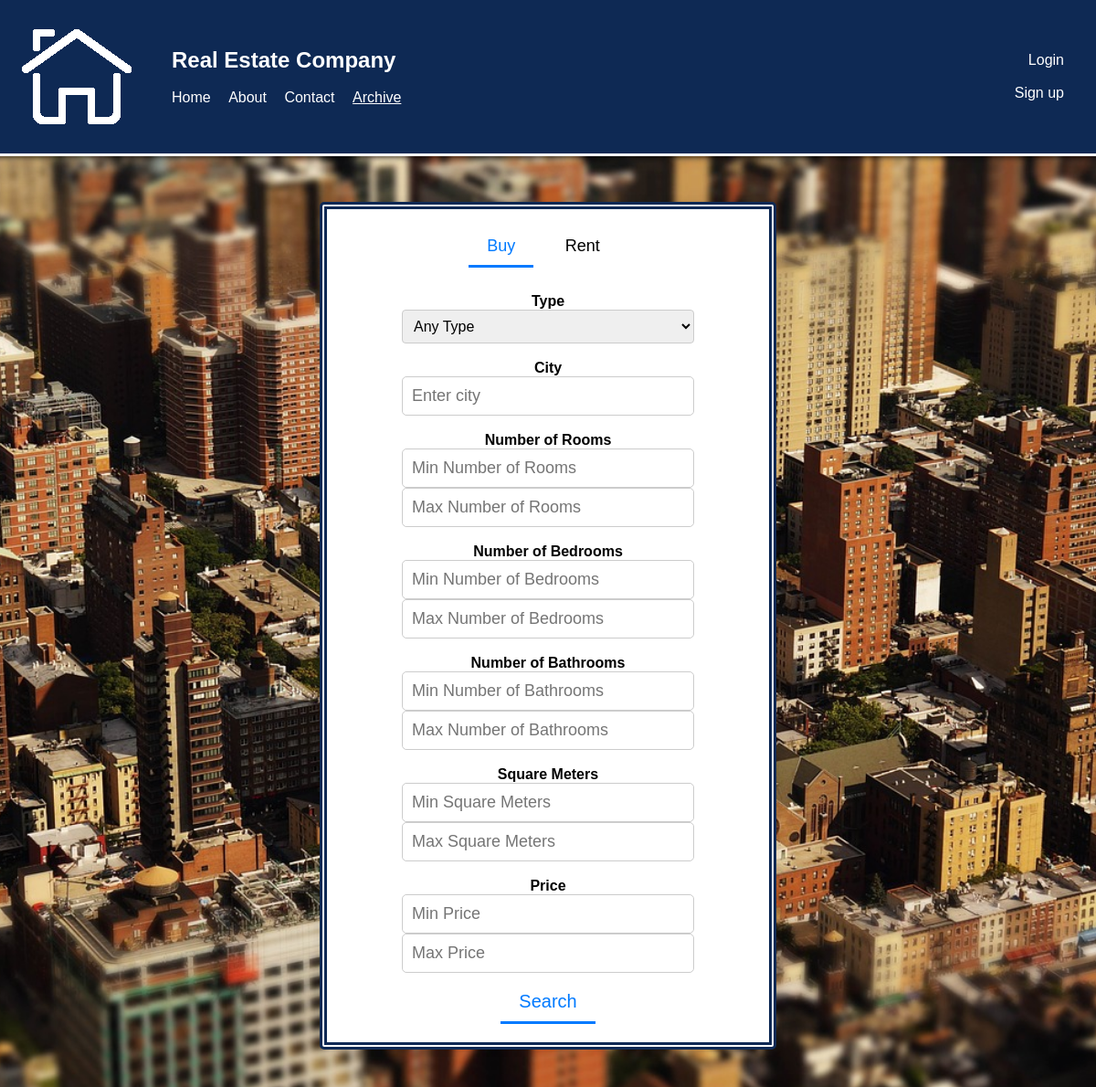
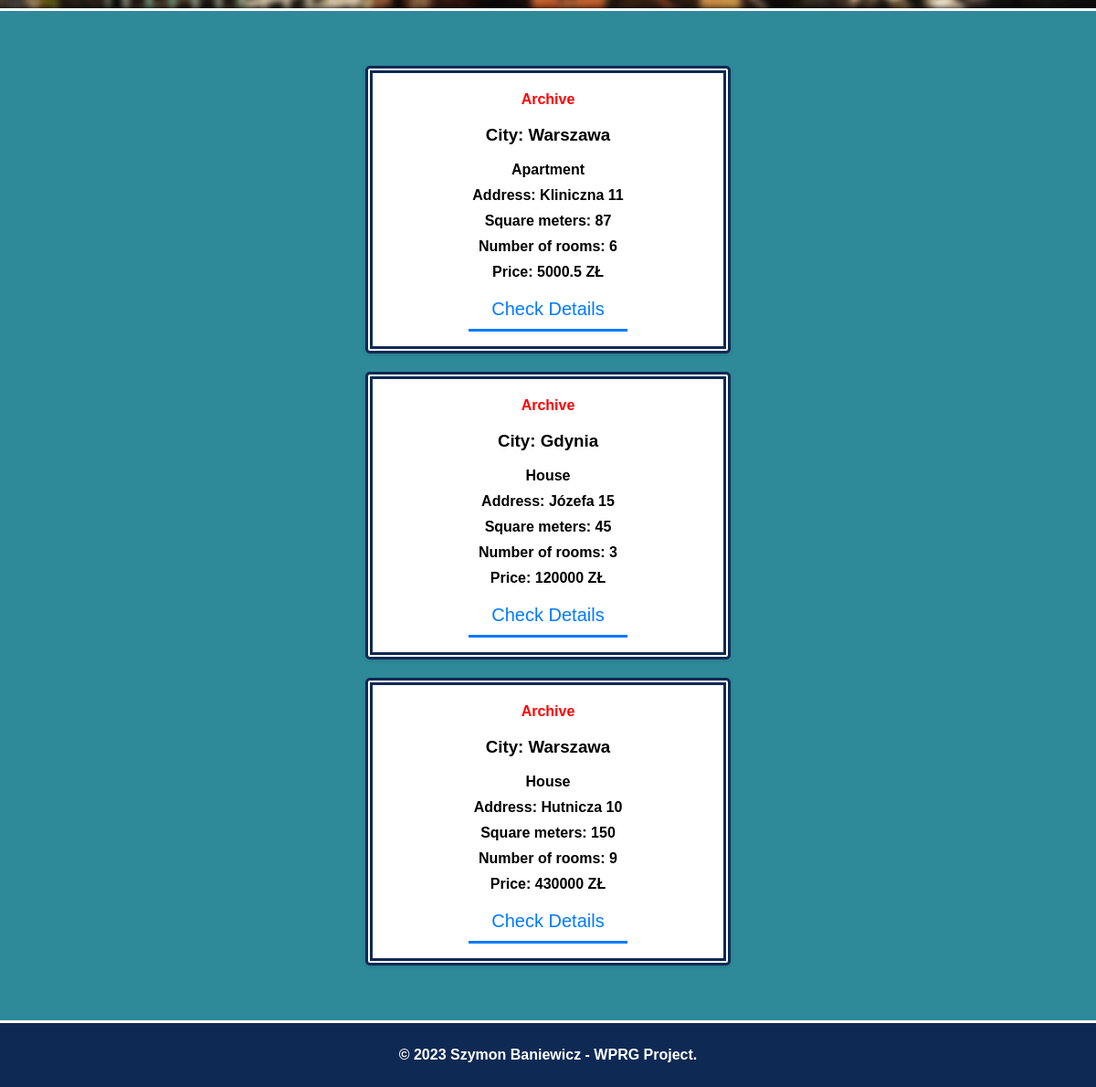
The app's page /php/archive.php with its own data (2 pictures, top to bottom).
### tables this page shows
CREATE TABLE `property` (
  `Property_ID` int(11) NOT NULL,
  `Type` bit(1) NOT NULL,
  `PType` varchar(255) NOT NULL,
  `City` varchar(255) NOT NULL,
  `Address` varchar(255) NOT NULL,
  `ZIP_Code` varchar(255) NOT NULL,
  `Square_meters` float NOT NULL,
  `nr_rooms` int(11) NOT NULL,
  `nr_bedrooms` int(11) NOT NULL,
  `nr_bathrooms` int(11) NOT NULL,
  `Description` varchar(255) NOT NULL,
  `Price` float NOT NULL
);

### php/archive.php (the view, shortened to what this page needs)
<?php
include('config.php');
if(isset($_GET['city']) && isset($_GET['type'])){
    $city = $_GET['city'];
    $type = $_GET['type'];
    $ptype = isset($_GET['ptype']) ? $_GET['ptype'] : null;
    $min_nr_rooms = isset($_GET['min_nr_rooms']) ? $_GET['min_nr_rooms'] : null;
    $max_nr_rooms = isset($_GET['max_nr_rooms']) ? $_GET['max_nr_rooms'] : null;
    $min_nr_bedrooms = isset($_GET['min_nr_bedrooms']) ? $_GET['min_nr_bedrooms'] : null;
    $max_nr_bedrooms = isset($_GET['max_nr_bedrooms']) ? $_GET['max_nr_bedrooms'] : null;
    $min_nr_bathrooms = isset($_GET['min_nr_bathrooms']) ? $_GET['min_nr_bathrooms'] : null;
    $max_nr_bathrooms = isset($_GET['max_nr_bathrooms']) ? $_GET['max_nr_bathrooms'] : null;
    $min_price = isset($_GET['min_price']) ? $_GET['min_price'] : null;
    $max_price = isset($_GET['max_price']) ? $_GET['max_price'] : null;
    $min_square_meters = isset($_GET['min_square_meters']) ? $_GET['min_square_meters'] : null;
    $max_square_meters = isset($_GET['max_square_meters']) ? $_GET['max_square_meters'] : null;
    $stmt = $conn->stmt_init();
    $params = array();
    $sql = "SELECT * FROM property WHERE type = ? AND Property_ID IN (SELECT Property_ID FROM rent UNION SELECT Property_ID FROM sale)";
    $params[] = $type;
    if(!empty($city)) {
        $sql .= " AND city = ?";
        $params[] = $city;
    }
    if(!empty($ptype)) {
        $sql .= " AND PType = ?";
        $params[] = $ptype;
    }
    if(!empty($min_nr_rooms)) {
        $sql .= " AND nr_rooms >= ?";
        $params[] = $min_nr_rooms;
    }
    if(!empty($max_nr_rooms)) {
        $sql .= " AND nr_rooms <= ?";
        $params[] = $max_nr_rooms;
    }
    if(!empty($min_nr_bedrooms)) {
        $sql .= " AND nr_bedrooms >= ?";
        $params[] = $min_nr_bedrooms;
    }
    if(!empty($max_nr_bedrooms)) {
        $sql .= " AND nr_bedrooms <= ?";
        $params[] = $max_nr_bedrooms;
    }
    if(!empty($min_nr_bathrooms)) {
        $sql .= " AND nr_bathrooms >= ?";
        $params[] = $min_nr_bathrooms;
    }
    if(!empty($max_nr_bathrooms)) {
        $sql .= " AND nr_bathrooms <= ?";
        $params[] = $max_nr_bathrooms;
    }
    if(!empty($min_price)) {
        $sql .= " AND Price >= ?";
        $params[] = $min_price;
    }
    if(!empty($max_price)) {
        $sql .= " AND Price <= ?";
        $params[] = $max_price;
    }
    if(!empty($min_square_meters)) {
        $sql .= " AND Square_meters >= ?";
        $params[] = $min_square_meters;
    }
    if(!empty($max_square_meters)) {
        $sql .= " AND Square_meters <= ?";
        $params[] = $max_square_meters;
    }
    $stmt->prepare($sql);
    $paramTypes = str_repeat("s", count($params));
    $stmt->bind_param($paramTypes, ...$params);
    $stmt->execute();
    $result = $stmt->get_result();
} else {
    $stmt = $conn->stmt_init();
    $sql = "SELECT * FROM property WHERE Property_ID IN (SELECT Property_ID FROM rent) OR Property_ID IN (SELECT Property_ID FROM sale)";
    $stmt->prepare($sql);
    $stmt->execute();
    $result = $stmt->get_result();
}
?>
<!DOCTYPE html>
<html>
<head>
    <link rel="stylesheet" type="text/css" href="../css/style.css">
</head>
<body>
<header>
    <div class="header-container">
        <div class="left-nav">
            <img src="../img/logo.png">
            <nav>
                <ul>
                    <li><h1>Real Estate Company</h1></li><br><br>
                    <li><a href="index.php">Home</a></li>
                    <li><a href="about.php">About</a></li>
                    <li><a href="contact.php">Contact</a></li>
                    <li><a href="archive.php"><u>Archive</u></a></li>
                </ul>
            </nav>
        </div>
        <?php
        if (isset($_SESSION['login_user'])) {
            echo '<div class="right-nav">';
            echo '<nav>';
            echo '<ul>';
            echo '<li><h1>Hello, ' . $_SESSION['first_name'] . '!</h1></li><br><br>';
            echo '<li><a href="profile.php">Profile</a></li>';
            echo '<li><a href="logout.php">Logout</a></li>';
            echo '</ul>';
            echo '</nav>';
            echo '</div>';
        } else {
            echo '<div class="right-nav">';
            echo '<nav>';
            echo '<ul>';
            echo '<li><a href="login.php">Login</a></li><br><br>';
            echo '<li><a href="register.php">Sign up</a></li>';
            echo '</ul>';
            echo '</nav>';
            echo '</div>';
        }
        ?>
    </div>
</header>
<section class="search-container" id="searchContainer">
    <section class="search-section">
        <form action="archive.php" method="GET">
            <div class="search-buttons">
                <button id="buyButton" class="active" type="button" onclick="toggleButton('buyButton')">Buy</button>
                <button id="rentButton" type="button" onclick="toggleButton('rentButton')">Rent</button>
            </div>
            <div class="search-bar">
                <br><label><b>Type<b></label><br>
                <select name="ptype" class="select-style">
                    <option value="">Any Type</option>
                </select>
                <br><br><label><b>City<b></label><br>
                <input type="text" name="city" placeholder="Enter city">
                <br><label><b>Number of Rooms<b></label><br>
                <input type="number" name="min_nr_rooms" placeholder="Min Number of Rooms" min="0">
                <input type="number" name="max_nr_rooms" placeholder="Max Number of Rooms" min="0">
                <br><label><b>Number of Bedrooms<b></label><br>
                <input type="number" name="min_nr_bedrooms" placeholder="Min Number of Bedrooms" min="0">
                <input type="number" name="max_nr_bedrooms" placeholder="Max Number of Bedrooms" min="0">
                <br><label><b>Number of Bathrooms<b></label><br>
                <input type="number" name="min_nr_bathrooms" placeholder="Min Number of Bathrooms" min="0">
                <input type="number" name="max_nr_bathrooms" placeholder="Max Number of Bathrooms" min="0">
                <br><label><b>Square Meters<b></label><br>
                <input type="number" name="min_square_meters" placeholder="Min Square Meters" min="0">
                <input type="number" name="max_square_meters" placeholder="Max Square Meters" min="0">
                <br><label><b>Price<b></label><br>
                <input type="number" name="min_price" placeholder="Min Price" min="0">
                <input type="number" name="max_price" placeholder="Max Price" min="0">
                <button type="submit">Search</button>
            </div>
        </form>
    </section>
</section>
<section class="content-section-houses">
    <?php
    while($row = $result->fetch_assoc()) {
        echo '<div class="property">';
        echo "<p style='color: red'\">Archive</p>";
        echo '<h3>City: '.$row['City'].'</h3>';
        echo '<p><b>'.$row['PType'].'</b></p>';
        echo '<p>Address: '.$row['Address'].'</p>';
        echo '<p>Square meters: '.$row['Square_meters'].'</p>';
        echo '<p>Number of rooms: '.$row['nr_rooms'].'</p>';
        echo '<p>Price: <b>'.$row['Price'].' ZŁ</b></p>';
        echo '<a href="property_details.php?id='.$row['Property_ID'].'"><button class="detail-button">Check Details</button></a>';
        echo '</div>';
    }
    ?>
</section>
<footer>
    <p>&copy; 2023 Szymon Baniewicz - WPRG Project.</p>
</footer>
</body>
</html>

### css/style.css (style rules this page uses)
* { box-sizing: border-box; }
body { margin: 0; padding: 0; font-family: Arial, sans-serif; height: 100%; width: 100%; min-height: 100%; display: flex; flex-direction: column; }
header { background-color: #0E2954; color: #fff; padding: 20px; width: 100%; border-bottom: 3px white solid; }
.header-container { display: flex; flex-direction: row; justify-content: space-between; align-items: center; }
.left-nav, .right-nav { display: flex; align-items: center; list-style-type: none; padding: 0; }
.right-nav { text-align: right; }
.left-nav ul li, .right-nav ul li { list-style-type: none; }
.left-nav a, .right-nav a { color: inherit; text-decoration: none; }
nav ul li { margin-right: 15px; list-style-type: none; display: inline-block; }
header h1 { margin: 0; }
nav ul li a { color: #fff; text-decoration: none; }
.search-container { background-image: url('../img/City2.jpg'); background-position: center; background-repeat: no-repeat; background-size: cover; padding: 50px; text-align: center; display: flex; align-items: center; justify-content: center; width: 100%; min-height: 70vh; }
.search-section { display: flex; justify-content: center; flex-direction: column; align-items: center; min-width: 500px; width: 35%; padding: 20px; border-radius: 5px; box-shadow: 0px 0px 10px 0px rgba(0,0,0,0.1); background-color: #fff; margin: auto; border: 8px #0E2954 double; }
.search-buttons button { margin-right: 10px; padding: 10px 20px; font-size: 18px; border: none; background-color: transparent; color: #000; cursor: pointer; display: inline-block; text-decoration: none; transition: color 0.3s, border-bottom-color 0.3s; }
.search-buttons button.active { color: #007aff; border-bottom: 3px solid #007aff; }
.search-bar { margin-top: 10px; width: 100%; }
.search-bar input { min-width:40vh; padding: 10px; font-size: 18px; display: block; margin: 0 auto; border-radius: 5px; border: 1px solid #ccc; }
.search-bar button { padding: 10px 20px; font-size: 20px; margin: 10px auto 0; background-color: transparent; cursor: pointer; display: inline-block; text-decoration: none; transition: color 0.3s, border-bottom-color 0.3s; border: none; color: #007aff; border-bottom: 3px solid #007aff; }
footer { color: #fff; padding: 10px; text-align: center; margin-top: auto; width: 100%; background-color: #0E2954; border-top: 3px white solid; }
.content-section-houses { flex-grow: 1; display: flex; background-color: #2E8A99; padding: 50px; text-align: center; min-height: calc(100vh - 50px); flex-direction: column; align-items: center; border-top: 3px white solid; }
.property { width: 400px; max-height: 315px; background-color:white; border: 8px #0E2954 double; border-radius: 5px; box-shadow: 0 2px 4px rgba(0, 0, 0, 0.1); padding: 20px; margin: 10px; color: black; }
.property p { margin: 0; margin-bottom: 10px; }
.detail-button { padding: 10px 25px; font-size: 20px; background-color: transparent; color: #000; cursor: pointer; text-decoration: none; transition: color 0.3s, border-bottom-color 0.3s; border: none; color: #007aff; border-bottom: 3px solid #007aff; }
.select-style { min-width:40vh; padding: 8px; font-size: 16px; border: 1px solid #ccc; border-radius: 4px; }

### records on screen
property: City "Warszawa", PType "Apartment", Address "Kliniczna 11", Square_meters "87", nr_rooms "6", Price "5000.5"
property: City "Gdynia", PType "House", Address "Józefa 15", Square_meters "45", nr_rooms "3", Price "120000"
property: City "Warszawa", PType "House", Address "Hutnicza 10", Square_meters "150", nr_rooms "9", Price "430000"
